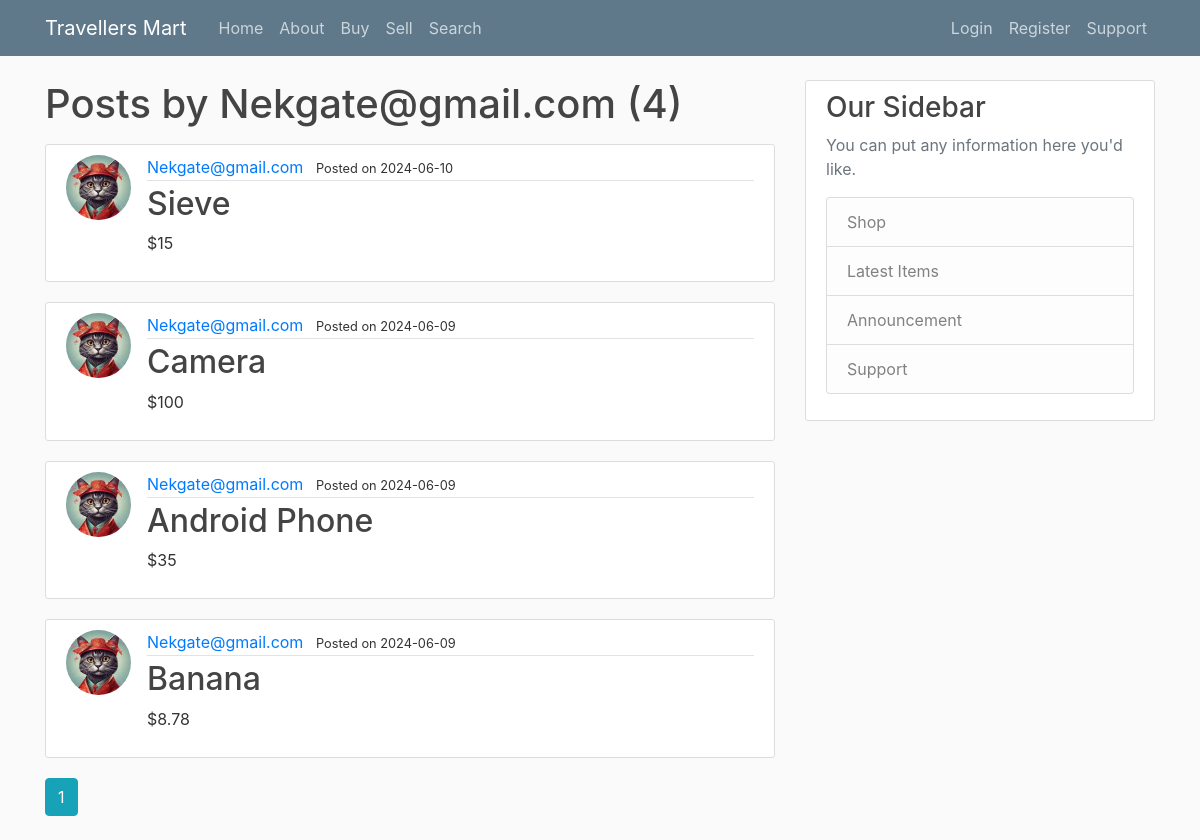
Screenshot of /user/Nekgate@gmail.com with the database file from the repository.
### flask_station/models.py (models this page shows, shortened)
class User(db.Model, UserMixin):
    id = db.Column(db.Integer, primary_key=True)
    username = db.Column(db.String(20), unique=True, nullable=False)
    email = db.Column(db.String(120), unique=True, nullable=False)
    image_file = db.Column(db.String(20), nullable=False, default='default.jpeg')
    password = db.Column(db.String(60), nullable=False)
    posts = db.relationship('Post', backref='merchant', lazy="dynamic")

class Post(db.Model):
    id = db.Column(db.Integer, primary_key=True)
    selling_item = db.Column(db.String(100), nullable=False,)
    content = db.Column(db.Text, nullable=False)
    price = db.Column(db.Text, nullable=False)
    image = db.Column(db.Text, nullable=False)
    date_posted = db.Column(db.DateTime, nullable=False, default=datetime.utcnow)
    user_id = db.Column(db.Integer, db.ForeignKey('user.id'), nullable=False)

### flask_station/users/routes.py (the view)
@users.route('/user/<string:username>')
def user_posts(username):
    page = request.args.get('page', 1, type=int)
    user = User.query.filter_by(username=username).first_or_404()
    posts = Post.query.filter_by(merchant=user)\
        .order_by(Post.date_posted.desc())\
        .paginate(page=page, per_page=5)
    return render_template('user_post.html', posts=posts, user=user)

### flask_station/templates/user_post.html
{% extends "layout.html" %}
{% block content %}
    <h1 class="mb-3">Posts by {{ user.username }} ({{ posts.total }})</h1>
    {% for post in posts.items %}
        <article class="media content-section">
          <img class=" rounded-circle article-img" src="{{ url_for('static', filename='profile_pics/' + post.merchant.image_file) }}">
            <div class="media-body">
            <div class="article-metadata">
                <a class="mr-2" href="{{ url_for('users.user_posts', username=post.merchant.username) }}">{{ post.merchant.username }}</a>
                <small>Posted on {{ post.date_posted.strftime('%Y-%m-%d') }}</small>
            </div>
            <h2><a class="article-title" href="{{ url_for('posts.post', post_id=post.id) }}">{{ post.selling_item }}</a></h2>
            <p class="article-content">{{ post.price }}</p>
        </div>
      </article>
      {% endfor %}
      {% for page_num in posts.iter_pages(left_edge=1, right_edge=1, left_current=1, right_current=2) %}
        {% if page_num %}
          {% if posts.page == page_num %}
            <a class="btn btn-info mb-4" href="{{ url_for('users.user_posts', username=user.username, page=page_num) }}">{{ page_num }}</a>
          {% else %}
            <a class="btn btn-outline-info mb-4" href="{{ url_for('users.user_posts', username=user.username, page=page_num) }}">{{ page_num }}</a>
          {% endif %}
        {% else %}
          ...
        {% endif %}
      {% endfor %}
  {% endblock content %}

### flask_station/static/main.css (style rules this page uses)
body { background: #fafafa; color: #333333; margin-top: 5rem; }
h1, h2, h3, h4, h5, h6 { color: #444444; }
.content-section { background: #ffffff; padding: 10px 20px; border: 1px solid #dddddd; border-radius: 3px; margin-bottom: 20px; }
.article-title { color: #444444; }
.article-content { white-space: pre-line; }
.article-img { height: 65px; width: 65px; margin-right: 16px; }
.article-metadata { padding-bottom: 1px; margin-bottom: 4px; border-bottom: 1px solid #e3e3e3 }

### rows the page displays
User: username "Nekgate@gmail.com"
Post: image_file (picture), merchant.username "Nekgate@gmail.com", date_posted "2024-06-10", selling_item "Sieve", price "$15"
Post: image_file (picture), merchant.username "Nekgate@gmail.com", date_posted "2024-06-09", selling_item "Camera", price "$100"
Post: image_file (picture), merchant.username "Nekgate@gmail.com", date_posted "2024-06-09", selling_item "Android Phone", price "$35"
Post: image_file (picture), merchant.username "Nekgate@gmail.com", date_posted "2024-06-09", selling_item "Banana", price "$8.78"

### other values shown
{{ posts.total }} "4"
{{ page_num }} "1"
